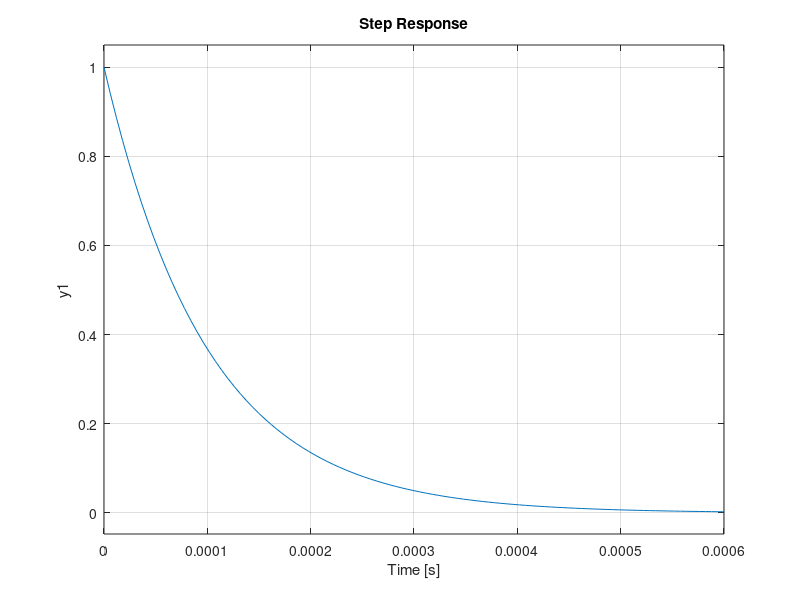
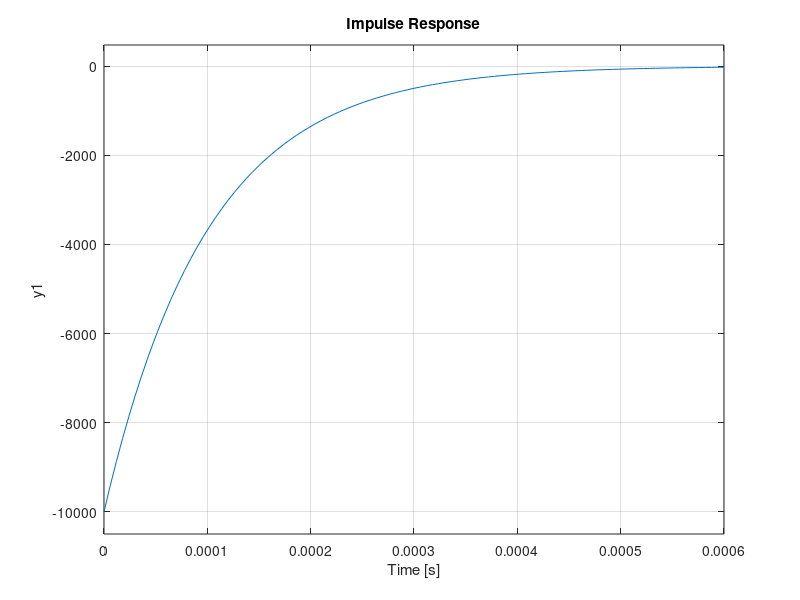
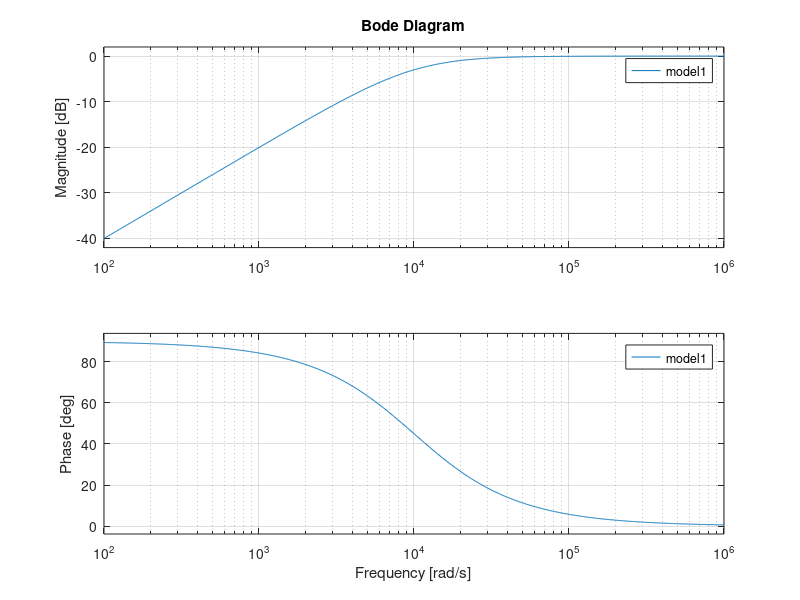
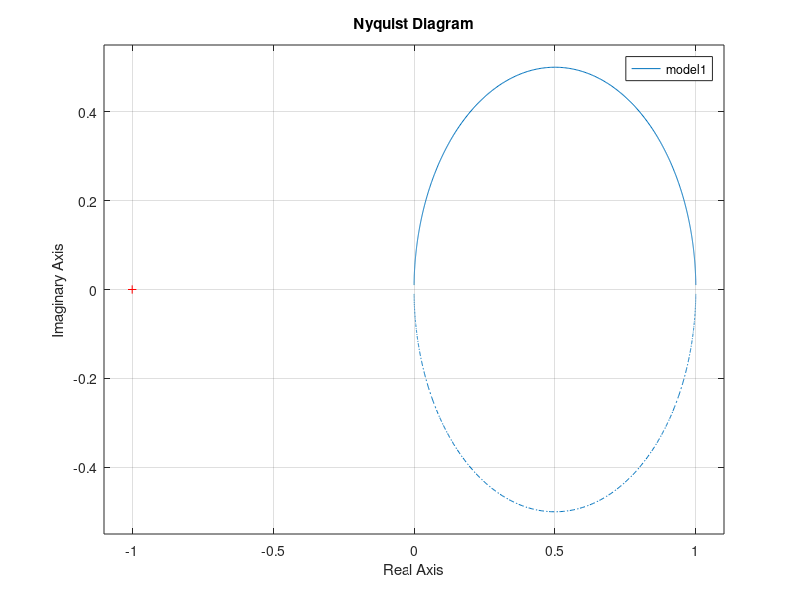

Recreate these plots in MATLAB, in order.
%diary naam.txt -> onnodig in een script

tau = 1e-4;
tel = [tau 0]
noem = [tau 1];
model1 = tf(tel, noem)

step(model1)
figure, impulse(model1)

figure
bode(model1)
figure
nyquist(model1)